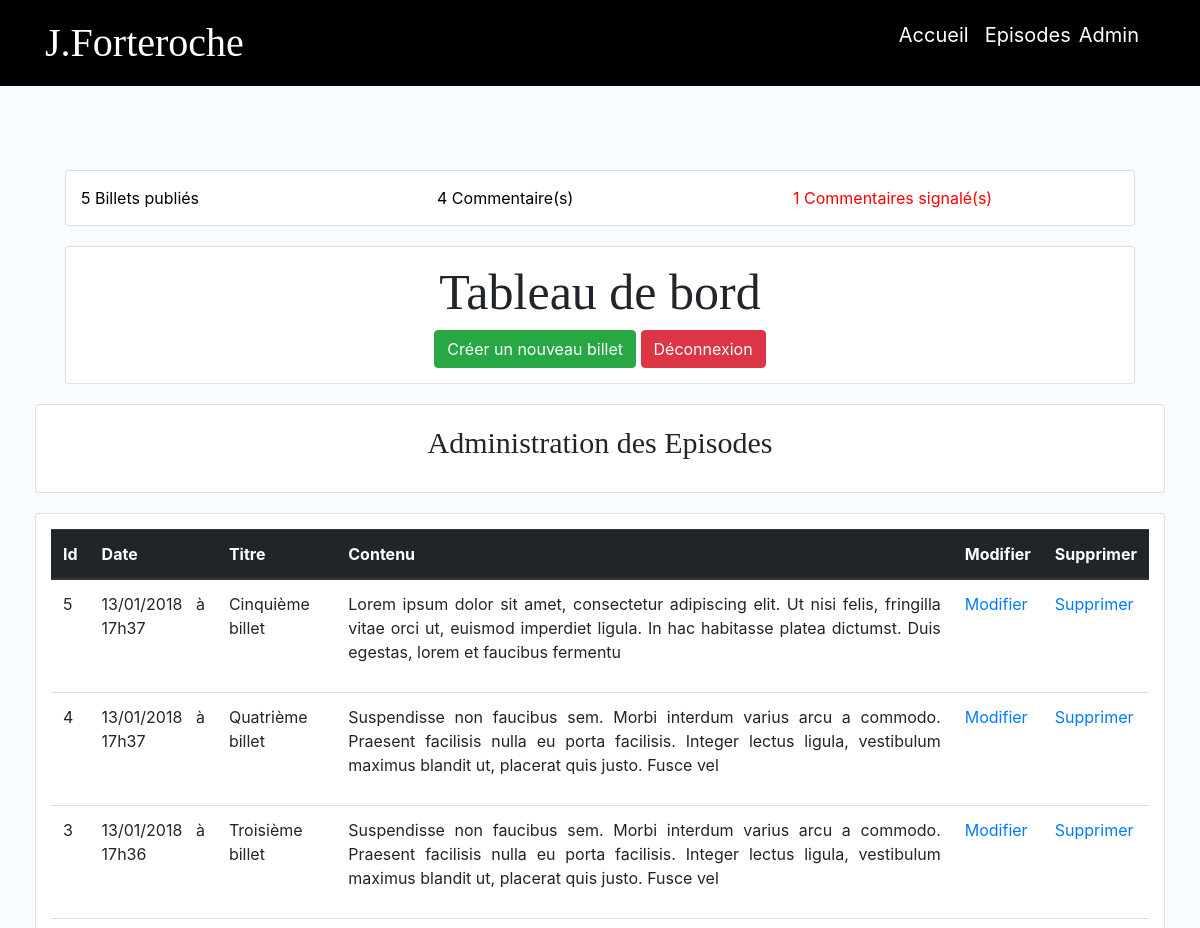
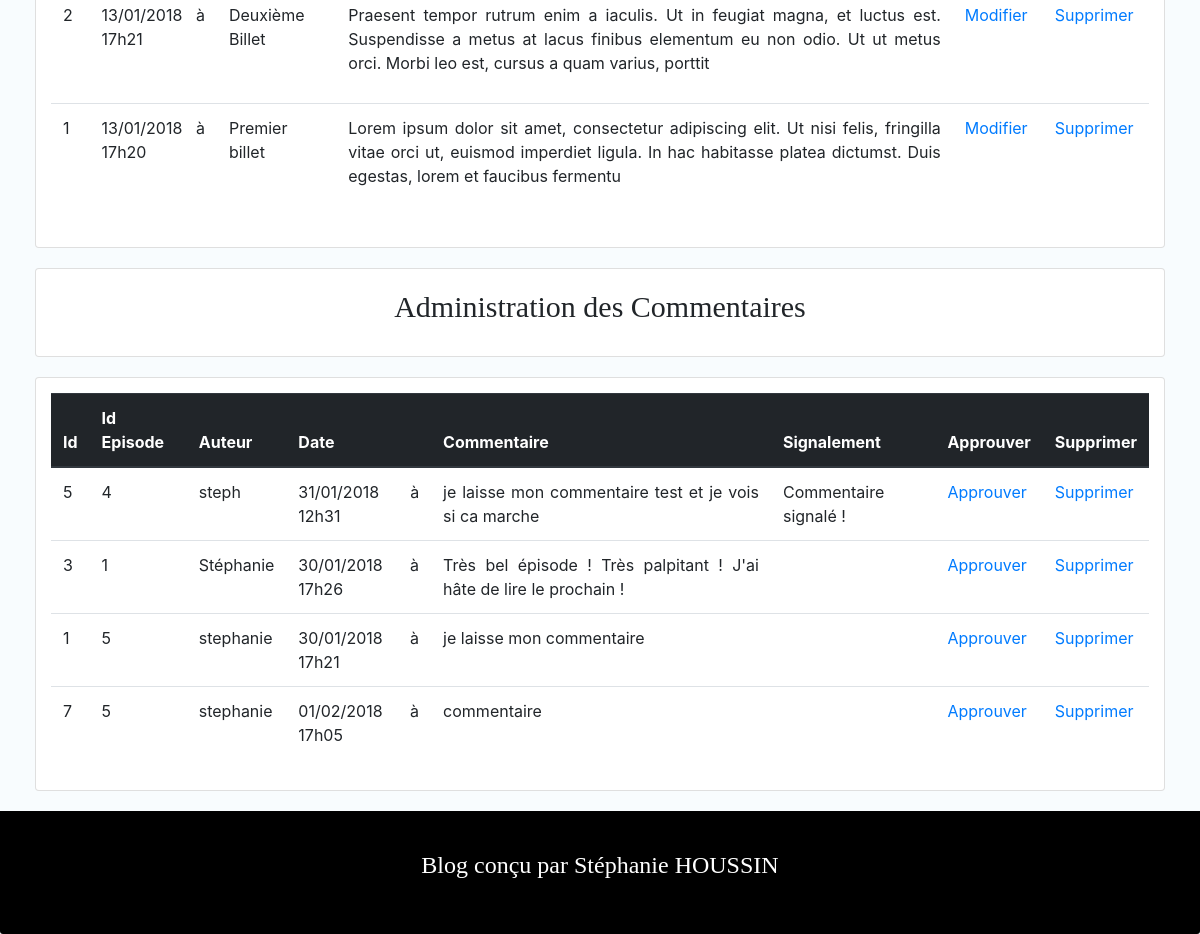
Screenshot of /index.php?action=admin (signed in) with the database file from the repository (2 pictures, top to bottom).
### tables this page shows
CREATE TABLE IF NOT EXISTS `posts` (
  `id` int(11) NOT NULL AUTO_INCREMENT,
  `author` varchar(255) NOT NULL,
  `title` varchar(255) NOT NULL,
  `content` mediumtext NOT NULL,
  `creation_date` datetime NOT NULL,
  PRIMARY KEY (`id`)
);

CREATE TABLE IF NOT EXISTS `comments` (
  `id` int(11) NOT NULL AUTO_INCREMENT,
  `postId` int(11) NOT NULL,
  `author` varchar(255) NOT NULL,
  `comment` mediumtext NOT NULL,
  `comment_date` datetime NOT NULL,
  `is_signaled` int(11) DEFAULT NULL,
  PRIMARY KEY (`id`)
);

### controller/AdminController.php (called while the page is built, shortened)
<?php
class AdminController
{
   protected $post;
   protected $comment;
   public function __construct()
   {
      $this->post = new PostManager();
      $this->comment = new CommentManager();
   }
   public function allAdmin()
   {
      $posts = $this->post->getAllPosts();
      $postsNbr = $this->post->countPosts();
      $comments = $this->comment->getAllComments();
      $commentsNbr = $this->comment->countComments();
      $commentsReport = $this->comment->countCommentsReport();
      require ('view/AdminView.php');
   }
}

### index.php (called while the page is built, shortened)
<?php
require ('Autoload.php');
$routeur = new Routeur();
$routeur->routerRequete();

### model/Manager.php (called while the page is built)
<?php
class Manager
{
   protected $db;
   public function __construct()
   {
     try
     {
        $this->db = new \PDO('mysql:host=localhost;dbname=alaska;charset=utf8', 'root', '',array(PDO::ATTR_ERRMODE => PDO::ERRMODE_EXCEPTION));
     }
     catch (\Exception $e)
     {
        die ('Erreur :'.$e->getMessage());
     }
   }
   public function db()
   {
      return $this->db;
   }
}

### model/PostManager.php (called while the page is built, shortened)
<?php
class PostManager extends Manager
{
  public function getAllPosts()
  {
      $posts = [];
      $req = $this->db()->query('SELECT id,author,title,content,DATE_FORMAT(creation_date,\'%d/%m/%Y à %Hh%i\')
                                 AS creation_date
                                 FROM posts
                                 ORDER BY id
                                 DESC');
      while($donnees = $req->fetch(PDO::FETCH_ASSOC))
      {
        $posts[] = new Post($donnees);
      }
      return $posts;
  }
  public function countPosts()
  {
    $req = $this->db()->prepare('SELECT COUNT(*)
                                 FROM posts');
    $req->execute();
    $datas = $req->fetchAll();
    return $datas[0];
  }
}

### model/CommentManager.php (called while the page is built, shortened)
<?php
class CommentManager extends Manager
{
   public function getAllComments()
   {
        $comments = [];
        $req = $this->db()->query('SELECT id,postId, author, comment,is_signaled, DATE_FORMAT(comment_date, \'%d/%m/%Y à %Hh%i\')
                                   AS comment_date
                                   FROM comments
                                   ORDER BY comment_date
                                   DESC ');
        while($donnees = $req->fetch(PDO::FETCH_ASSOC))
        {
          $comments[] = new Comment($donnees);
        }
        return $comments;
   }
   public function countComments()
   {
     $req = $this->db()->prepare('SELECT COUNT(*)
                                  FROM comments');
     $req->execute();
     $datas = $req->fetchAll();
     return $datas[0];
   }
   public function countCommentsReport()
   {
     $req = $this->db()->prepare('SELECT COUNT(*)
                                  FROM comments
                                  WHERE is_signaled=1');
     $req->execute();
     $datas = $req->fetchAll();
     return $datas[0];
   }
}

### Autoload.php (called while the page is built, shortened)
<?php
function autoload($classname)
{
	if(file_exists($file = 'controller/' . $classname . '.php'))
	{
			require $file;
	}
	elseif(file_exists($file = 'model/' . $classname . '.php'))
	{
		 require $file;
	}
	elseif(file_exists($file = 'view/' . $classname . '.php'))
	{
		 require $file;
	}
  elseif(file_exists($file = '' . $classname . '.php'))
  {
		 require $file;
	}
}

### model/Post.php (called while the page is built, shortened)
<?php
class Post
{
  private $id;
  private $title;
  private $content;
  private $creation_date;
  public function hydrate(array $donnees)
  {
    foreach($donnees as $key => $value)
    {
        $method = 'set'.ucfirst($key);
    }
  }
  public function getId()
  {
    return $this->id;
  }
  public function getTitle()
  {
    return $this->title;
  }
  public function getContent()
  {
    return $this->content;
  }
  public function getCreation_date()
  {
    return $this->creation_date;
  }
  public function setId($id)
  {
      $id = (int) $id;
      if($id > 0)
      {
          $this->id =  $id;
      }
  }
  public function setTitle($title)
  {
      if(is_string($title))
      {
          $this->title = $title;
      }
  }
  public function setContent($content)
  {
      if(is_string($content))
      {
        $this->content = $content;
      }
  }
  public function setCreation_date($creation_date)
  {
    $this->creation_date = $creation_date;
  }
}

### model/Comment.php (called while the page is built, shortened)
<?php
class Comment
{
  private $id;
  private $postId;
  private $author;
  private $comment;
  private $comment_date;
  private $is_signaled;
   public function hydrate(array $donnees)
   {
     foreach($donnees as $key => $value)
     {
       $method = 'set'.ucfirst($key);
     }
   }
   public function getId()
   {
      return $this->id;
   }
   public function getPostId()
   {
      return $this->postId;
   }
   public function getAuthor()
   {
      return $this->author;
   }
   public function getComment()
   {
      return $this->comment;
   }
   public function getComment_date()
   {
      return $this->comment_date;
   }
   public function getIs_signaled()
   {
      return $this->is_signaled;
   }
   public function setId($id)
   {
      $id = (int) $id;
      if($id > 0)
      {
        $this->id = $id;
      }
   }
   public function setPostId($postId)
   {
      $postId = (int) $postId;
      if($postId > 0)
      {
        $this->postId = $postId;
      }
   }
   public function setAuthor($author)
   {
     if(is_string($author) AND !empty($author))
     {
       $this->author = $author;
     }
   }
   public function setComment($comment)
   {
     if(is_string($comment) AND !empty($comment))
     {
       $this->comment = $comment;
     }
   }
   public function setComment_date($comment_date)
   {
      $this->comment_date = $comment_date;
   }
   public function setIs_signaled($is_signaled)
   {
      $this->is_signaled = $is_signaled;
   }
}

### view/AdminView.php (the view, shortened to what this page needs)
<div class="container">
  <div class="card">
    <div class="row">
      <div class="col-lg-4">
          <a class="nbr" href="#posts"> <?= $postsNbr[0];?> Billets publiés</a>
      </div>
      <div class="col-lg-4">
          <a class="nbr" href="#comments"><?= $commentsNbr[0];?> Commentaire(s)</a>
      </div>
      <div class="col-lg-4">
         <a class="nbr_signal" href="#comments"><?= $commentsReport[0];?> Commentaires signalé(s)</a>
      </div>
    </div>
  </div>
</div>
<div class="container">
    <div class="card">
      <h2 class="card-title-posts">Tableau de bord</h2>
      <div class="col-sm-12 text-center">
          <a href="index.php?action=createNewPost" class="btn btn-success btn-xs" >Créer un nouveau billet</a>
          <a href="index.php?action=logout" class="btn btn-danger btn-xs" onclick="return confirm('Etes vous sur de vouloir vous déconnecter?')">Déconnexion</a>
      </div>
    </div>
</div>
<div id="posts" class="container-fluid">
    <div class="card">
        <p class="card-title">Administration des Episodes</p>
    </div>
    <div class="card">
        <table class ="table table-responsive">
            <thead class="thead-dark">
                <tr>
                    <th scope="col">Id</th>
                    <th scope="col">Date</th>
                    <th scope="col">Titre</th>
                    <th scope="col">Contenu</th>
                    <th scope="col">Modifier</th>
                    <th scope="col">Supprimer</th>
                </tr>
            </thead>
            <tbody>
            <?php foreach ($posts as $post):?>
              <tr>
                  <td><?= $post->getId(); ?></td>
                  <td><?= $post->getCreation_date();?></td>
                  <td><?= htmlspecialchars($post->getTitle());?></td>
                  <td><?= substr($post->getContent(),0,200); ?></td>
                  <td><a href="index.php?action=updateModifyPost&amp;id=<?= $post->getId();?>">Modifier</a></td>
                  <td><a href="index.php?action=deletePost&amp;id=<?= $post->getId();?>" onclick="return confirm('Etes vous certain de vouloir effacer ce Billet?')">Supprimer</a></td>
             </tr>
            <?php endforeach;?>
            </tbody>
        </table>
    </div>
</div>
<div id="comments" class="container-fluid">
    <div class="card">
        <p class="card-title">Administration des Commentaires</p>
    </div>
    <div class="card">
        <table class="table table-responsive">
            <thead class="thead-dark">
                <tr>
                    <th scope="col">Id</th>
                    <th scope="col">Id Episode</th>
                    <th scope="col">Auteur</th>
                    <th scope="col">Date</th>
                    <th scope="col">Commentaire</th>
                    <th scope="col">Signalement</th>
                    <th scope="col">Approuver</th>
                    <th scope="col">Supprimer</th>
                </tr>
            </thead>
            <tbody>
            <?php foreach ($comments as $comment):?>
                <tr>
                    <td><?= $comment->getId();?></td>
                    <td><?= $comment->getPostId(); ?></td>
                    <td><?= htmlspecialchars($comment->getAuthor()); ?></td>
                    <td><?= $comment->getComment_date(); ?></td>
                    <td><?= htmlspecialchars($comment->getComment()); ?></td>
                    <td><?php if($comment->getIs_signaled()==1): echo "Commentaire signalé !" ;elseif($comment->getIs_signaled()==0): echo ''; endif; ?></td>
                    <td><a href="index.php?action=approveComment&amp;id=<?= $comment->getId();?>"
                    onclick="return confirm('Etes vous certain de vouloir approuver ce commentaire?')">Approuver</td>
                    <td><a href="index.php?action=deleteComment&amp;id=<?= $comment->getId();?>
                    " onclick="return confirm('Etes vous certain de vouloir effacer ce Commentaire?')" >Supprimer</td>
                </tr>
            <?php endforeach;?>
            </tbody>
        </table>
    </div>
</div>
<?php require('view/template.php'); ?>

### public/css/style.css (style rules this page uses)
body { background: #F8FCFE; padding-top: 150px; }
.card { text-align: justify; padding: 15px; margin: 20px; }
.card-title-posts { text-align: center; font-family: Pristina; font-size: 50px; }
.card-title { font-family: Pristina; font-size: 30px; text-align: center; }
.nbr { color: black; }
.nbr_signal { color: red; }

### rows the page displays
posts: id "5", Creation_date "13/01/2018 à 17h37", title "Cinquième billet", content "Lorem ipsum dolor sit amet, consectetur adipiscing elit. Ut nisi felis, fringilla vitae orci ut, euismod imperdiet ligula. In hac habitasse platea dictumst. Duis egestas, lorem et faucibus fermentu"
posts: id "4", Creation_date "13/01/2018 à 17h37", title "Quatrième billet", content "Suspendisse non faucibus sem. Morbi interdum varius arcu a commodo. Praesent facilisis nulla eu porta facilisis. Integer lectus ligula, vestibulum maximus blandit ut, placerat quis justo. Fusce vel"
posts: id "3", Creation_date "13/01/2018 à 17h36", title "Troisième billet", content "Suspendisse non faucibus sem. Morbi interdum varius arcu a commodo. Praesent facilisis nulla eu porta facilisis. Integer lectus ligula, vestibulum maximus blandit ut, placerat quis justo. Fusce vel"
posts: id "2", Creation_date "13/01/2018 à 17h21", title "Deuxième Billet", content "Praesent tempor rutrum enim a iaculis. Ut in feugiat magna, et luctus est. Suspendisse a metus at lacus finibus elementum eu non odio. Ut ut metus orci. Morbi leo est, cursus a quam varius, porttit"
posts: id "1", Creation_date "13/01/2018 à 17h20", title "Premier billet", content "Lorem ipsum dolor sit amet, consectetur adipiscing elit. Ut nisi felis, fringilla vitae orci ut, euismod imperdiet ligula. In hac habitasse platea dictumst. Duis egestas, lorem et faucibus fermentu"
comments: id "5", postId "4", author "steph", Comment_date "31/01/2018 à 12h31", comment "je laisse mon commentaire test et je vois si ca marche", is_signaled "Commentaire signalé !"
comments: id "3", postId "1", author "Stéphanie", Comment_date "30/01/2018 à 17h26", comment "Très bel épisode ! Très palpitant ! J'ai hâte de lire le prochain !"
comments: id "1", postId "5", author "stephanie", Comment_date "30/01/2018 à 17h21", comment "je laisse mon commentaire"
comments: id "7", postId "5", author "stephanie", Comment_date "01/02/2018 à 17h05", comment "commentaire"

### other values shown
$postsNbr[0] "5"
$commentsNbr[0] "4"
$commentsReport[0] "1"
